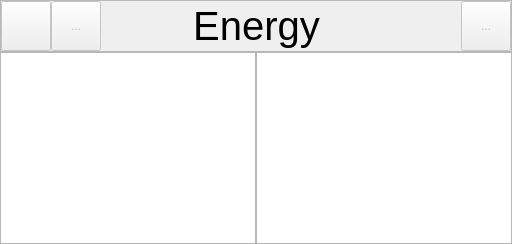
      <widget class="QWidget" name="sections">
       <layout class="QVBoxLayout" name="verticalLayout_2" stretch="0,1">
        <property name="spacing">
         <number>0</number>
        </property>
        <property name="leftMargin">
         <number>0</number>
        </property>
        <property name="topMargin">
         <number>0</number>
        </property>
        <property name="rightMargin">
         <number>0</number>
        </property>
        <property name="bottomMargin">
         <number>0</number>
        </property>
        <item>
         <widget class="QFrame" name="toolbar_sections">
          <property name="sizePolicy">
           <sizepolicy hsizetype="Preferred" vsizetype="Fixed">
            <horstretch>0</horstretch>
            <verstretch>0</verstretch>
           </sizepolicy>
          </property>
          <property name="minimumSize">
           <size>
            <width>0</width>
            <height>0</height>
           </size>
          </property>
          <property name="maximumSize">
           <size>
            <width>16777215</width>
            <height>16777215</height>
           </size>
          </property>
          <property name="sizeIncrement">
           <size>
            <width>0</width>
            <height>0</height>
           </size>
          </property>
          <property name="frameShape">
           <enum>QFrame::StyledPanel</enum>
          </property>
          <property name="frameShadow">
           <enum>QFrame::Plain</enum>
          </property>
          <property name="lineWidth">
           <number>0</number>
          </property>
          <layout class="QHBoxLayout" name="horizontalLayout_4">
           <property name="spacing">
            <number>0</number>
           </property>
           <property name="leftMargin">
            <number>0</number>
           </property>
           <property name="topMargin">
            <number>0</number>
           </property>
           <property name="rightMargin">
            <number>0</number>
           </property>
           <property name="bottomMargin">
            <number>0</number>
           </property>
           <item>
            <widget class="ToolButton" name="tool_back_sections">
             <property name="enabled">
              <bool>false</bool>
             </property>
             <property name="minimumSize">
              <size>
               <width>50</width>
               <height>50</height>
              </size>
             </property>
             <property name="sizeIncrement">
              <size>
               <width>0</width>
               <height>0</height>
              </size>
             </property>
             <property name="baseSize">
              <size>
               <width>0</width>
               <height>0</height>
              </size>
             </property>
             <property name="text">
              <string/>
             </property>
             <property name="icon">
              <iconset resource="osdria_app.qrc">
               <normaloff>:/icons/img/back_select@2x.png</normaloff>
               <disabledoff>:/icons/img/back_normal@2x.png</disabledoff>:/icons/img/back_select@2x.png</iconset>
             </property>
             <property name="iconSize">
              <size>
               <width>30</width>
               <height>30</height>
              </size>
             </property>
             <property name="toolButtonStyle">
              <enum>Qt::ToolButtonIconOnly</enum>
             </property>
            </widget>
           </item>
           <item>
            <widget class="ToolButton" name="tool_draft">
             <property name="enabled">
              <bool>false</bool>
             </property>
             <property name="minimumSize">
              <size>
               <width>50</width>
               <height>50</height>
              </size>
             </property>
             <property name="text">
              <string>...</string>
             </property>
             <property name="icon">
              <iconset resource="osdria_app.qrc">
               <normaloff>:/icons/img/draft_select@2x.png</normaloff>
               <disabledoff>:/icons/img/draft_normal@2x.png</disabledoff>:/icons/img/draft_select@2x.png</iconset>
             </property>
             <property name="iconSize">
              <size>
               <width>30</width>
               <height>30</height>
              </size>
             </property>
             <property name="checkable">
              <bool>false</bool>
             </property>
            </widget>
           </item>
           <item>
            <spacer name="leftSpacerSections">
             <property name="orientation">
              <enum>Qt::Horizontal</enum>
             </property>
             <property name="sizeHint" stdset="0">
              <size>
               <width>40</width>
               <height>50</height>
              </size>
             </property>
            </spacer>
           </item>
           <item>
            <widget class="QLabel" name="title_sections">
             <property name="minimumSize">
              <size>
               <width>0</width>
               <height>50</height>
              </size>
             </property>
             <property name="maximumSize">
              <size>
               <width>16777215</width>
               <height>16777215</height>
              </size>
             </property>
             <property name="font">
              <font>
               <family>Arial</family>
               <pointsize>30</pointsize>
              </font>
             </property>
             <property name="lineWidth">
              <number>0</number>
             </property>
             <property name="text">
              <string>Energy</string>
             </property>
             <property name="alignment">
              <set>Qt::AlignCenter</set>
             </property>
             <property name="textInteractionFlags">
              <set>Qt::NoTextInteraction</set>
             </property>
            </widget>
           </item>
           <item>
            <spacer name="rightSpacerSections">
             <property name="orientation">
              <enum>Qt::Horizontal</enum>
             </property>
             <property name="sizeHint" stdset="0">
              <size>
               <width>40</width>
               <height>50</height>
              </size>
             </property>
            </spacer>
           </item>
           <item>
            <spacer name="rightSpace250">
             <property name="orientation">
              <enum>Qt::Horizontal</enum>
             </property>
             <property name="sizeType">
              <enum>QSizePolicy::Fixed</enum>
             </property>
             <property name="sizeHint" stdset="0">
              <size>
               <width>50</width>
               <height>50</height>
              </size>
             </property>
            </spacer>
           </item>
           <item>
            <widget class="ToolButton" name="tool_sidebar_sections">
             <property name="enabled">
              <bool>false</bool>
             </property>
             <property name="minimumSize">
              <size>
               <width>50</width>
               <height>50</height>
              </size>
             </property>
             <property name="maximumSize">
              <size>
               <width>50</width>
               <height>50</height>
              </size>
             </property>
             <property name="text">
              <string>...</string>
             </property>
             <property name="icon">
              <iconset resource="osdria_app.qrc">
               <normaloff>:/icons/img/sidebar_select@2x.png</normaloff>
               <disabledoff>:/icons/img/sidebar_normal@2x.png</disabledoff>:/icons/img/sidebar_select@2x.png</iconset>
             </property>
             <property name="iconSize">
              <size>
               <width>30</width>
               <height>30</height>
              </size>
             </property>
             <property name="checkable">
              <bool>false</bool>
             </property>
            </widget>
           </item>
          </layout>
         </widget>
        </item>
        <item>
         <layout class="QHBoxLayout" name="main_sections">
          <property name="spacing">
           <number>0</number>
          </property>
          <item>
           <widget class="SceneView" name="section_view">
            <property name="verticalScrollBarPolicy">
             <enum>Qt::ScrollBarAlwaysOff</enum>
            </property>
            <property name="horizontalScrollBarPolicy">
             <enum>Qt::ScrollBarAlwaysOff</enum>
            </property>
           </widget>
          </item>
          <item>
           <widget class="Sidebar" name="sidebar_sections">
            <property name="sizePolicy">
             <sizepolicy hsizetype="Fixed" vsizetype="Expanding">
              <horstretch>0</horstretch>
              <verstretch>0</verstretch>
             </sizepolicy>
            </property>
            <property name="maximumSize">
             <size>
              <width>260</width>
              <height>16777215</height>
             </size>
            </property>
            <property name="baseSize">
             <size>
              <width>260</width>
              <height>0</height>
             </size>
            </property>
            <property name="frameShadow">
             <enum>QFrame::Plain</enum>
            </property>
            <property name="lineWidth">
             <number>0</number>
            </property>
            <property name="horizontalScrollBarPolicy">
             <enum>Qt::ScrollBarAlwaysOff</enum>
            </property>
           </widget>
          </item>
         </layout>
        </item>
       </layout>
      </widget>
